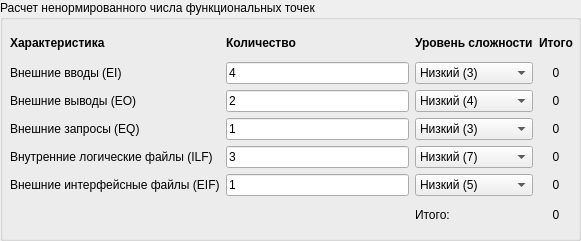
       <widget class="QGroupBox" name="groupBox_4">
        <property name="geometry">
         <rect>
          <x>10</x>
          <y>10</y>
          <width>581</width>
          <height>241</height>
         </rect>
        </property>
        <property name="title">
         <string>Расчет ненормированного числа функциональных точек</string>
        </property>
        <widget class="QWidget" name="gridLayoutWidget_7">
         <property name="geometry">
          <rect>
           <x>10</x>
           <y>30</y>
           <width>563</width>
           <height>197</height>
          </rect>
         </property>
         <layout class="QGridLayout" name="gridLayout_9">
          <item row="3" column="2">
           <widget class="QComboBox" name="comboBox_18">
            <item>
             <property name="text">
              <string>Низкий (3)</string>
             </property>
            </item>
            <item>
             <property name="text">
              <string>Средний (4)</string>
             </property>
            </item>
            <item>
             <property name="text">
              <string>Высокий (6)</string>
             </property>
            </item>
           </widget>
          </item>
          <item row="3" column="0">
           <widget class="QLabel" name="label_17">
            <property name="text">
             <string>Внешние запросы (EQ)</string>
            </property>
           </widget>
          </item>
          <item row="4" column="0">
           <widget class="QLabel" name="label_18">
            <property name="text">
             <string>Внутренние логические файлы (ILF)</string>
            </property>
           </widget>
          </item>
          <item row="5" column="3">
           <widget class="QLabel" name="EIFLabel">
            <property name="text">
             <string>0</string>
            </property>
            <property name="alignment">
             <set>Qt::AlignCenter</set>
            </property>
           </widget>
          </item>
          <item row="0" column="2">
           <widget class="QLabel" name="label_28">
            <property name="font">
             <font>
              <weight>75</weight>
              <bold>true</bold>
             </font>
            </property>
            <property name="text">
             <string>Уровень сложности</string>
            </property>
           </widget>
          </item>
          <item row="0" column="1">
           <widget class="QLabel" name="label_48">
            <property name="font">
             <font>
              <weight>75</weight>
              <bold>true</bold>
             </font>
            </property>
            <property name="text">
             <string>Количество</string>
            </property>
           </widget>
          </item>
          <item row="5" column="0">
           <widget class="QLabel" name="label_19">
            <property name="text">
             <string>Внешние интерфейсные файлы (EIF)</string>
            </property>
           </widget>
          </item>
          <item row="2" column="1">
           <widget class="QLineEdit" name="EOEdit">
            <property name="text">
             <string>2</string>
            </property>
           </widget>
          </item>
          <item row="3" column="3">
           <widget class="QLabel" name="EQLabel">
            <property name="text">
             <string>0</string>
            </property>
            <property name="alignment">
             <set>Qt::AlignCenter</set>
            </property>
           </widget>
          </item>
          <item row="4" column="3">
           <widget class="QLabel" name="ILFLabel">
            <property name="text">
             <string>0</string>
            </property>
            <property name="alignment">
             <set>Qt::AlignCenter</set>
            </property>
           </widget>
          </item>
          <item row="4" column="1">
           <widget class="QLineEdit" name="ILFEdit">
            <property name="text">
             <string>3</string>
            </property>
           </widget>
          </item>
          <item row="0" column="3">
           <widget class="QLabel" name="label_29">
            <property name="font">
             <font>
              <weight>75</weight>
              <bold>true</bold>
             </font>
            </property>
            <property name="text">
             <string>Итого</string>
            </property>
           </widget>
          </item>
          <item row="5" column="2">
           <widget class="QComboBox" name="comboBox_20">
            <item>
             <property name="text">
              <string>Низкий (5)</string>
             </property>
            </item>
            <item>
             <property name="text">
              <string>Средний (7)</string>
             </property>
            </item>
            <item>
             <property name="text">
              <string>Высокий (10)</string>
             </property>
            </item>
           </widget>
          </item>
          <item row="2" column="2">
           <widget class="QComboBox" name="comboBox_17">
            <item>
             <property name="text">
              <string>Низкий (4)</string>
             </property>
            </item>
            <item>
             <property name="text">
              <string>Средний (5)</string>
             </property>
            </item>
            <item>
             <property name="text">
              <string>Высокий (7)</string>
             </property>
            </item>
           </widget>
          </item>
          <item row="3" column="1">
           <widget class="QLineEdit" name="EQEdit">
            <property name="text">
             <string>1</string>
            </property>
           </widget>
          </item>
          <item row="5" column="1">
           <widget class="QLineEdit" name="EIFEdit">
            <property name="text">
             <string>1</string>
            </property>
           </widget>
          </item>
          <item row="1" column="2">
           <widget class="QComboBox" name="comboBox_16">
            <item>
             <property name="text">
              <string>Низкий (3)</string>
             </property>
            </item>
            <item>
             <property name="text">
              <string>Средний (4)</string>
             </property>
            </item>
            <item>
             <property name="text">
              <string>Высокий (6)</string>
             </property>
            </item>
           </widget>
          </item>
          <item row="6" column="2">
           <widget class="QLabel" name="label_26">
            <property name="font">
             <font>
              <weight>50</weight>
              <bold>false</bold>
             </font>
            </property>
            <property name="text">
             <string>Итого:</string>
            </property>
           </widget>
          </item>
          <item row="1" column="3">
           <widget class="QLabel" name="EILabel">
            <property name="text">
             <string>0</string>
            </property>
            <property name="alignment">
             <set>Qt::AlignCenter</set>
            </property>
           </widget>
          </item>
          <item row="1" column="1">
           <widget class="QLineEdit" name="EIEdit">
            <property name="text">
             <string>4</string>
            </property>
           </widget>
          </item>
          <item row="2" column="3">
           <widget class="QLabel" name="EOLabel">
            <property name="text">
             <string>0</string>
            </property>
            <property name="alignment">
             <set>Qt::AlignCenter</set>
            </property>
           </widget>
          </item>
          <item row="1" column="0">
           <widget class="QLabel" name="label_15">
            <property name="text">
             <string>Внешние вводы (EI)</string>
            </property>
           </widget>
          </item>
          <item row="2" column="0">
           <widget class="QLabel" name="label_16">
            <property name="text">
             <string>Внешние выводы (EO)</string>
            </property>
           </widget>
          </item>
          <item row="0" column="0">
           <widget class="QLabel" name="label_27">
            <property name="font">
             <font>
              <weight>75</weight>
              <bold>true</bold>
             </font>
            </property>
            <property name="text">
             <string>Характеристика</string>
            </property>
           </widget>
          </item>
          <item row="6" column="3">
           <widget class="QLabel" name="ResLabel">
            <property name="font">
             <font>
              <weight>50</weight>
              <bold>false</bold>
             </font>
            </property>
            <property name="text">
             <string>0</string>
            </property>
            <property name="alignment">
             <set>Qt::AlignCenter</set>
            </property>
           </widget>
          </item>
          <item row="4" column="2">
           <widget class="QComboBox" name="comboBox_19">
            <item>
             <property name="text">
              <string>Низкий (7)</string>
             </property>
            </item>
            <item>
             <property name="text">
              <string>Средний (10)</string>
             </property>
            </item>
            <item>
             <property name="text">
              <string>Высокий (15)</string>
             </property>
            </item>
           </widget>
          </item>
         </layout>
        </widget>
       </widget>
